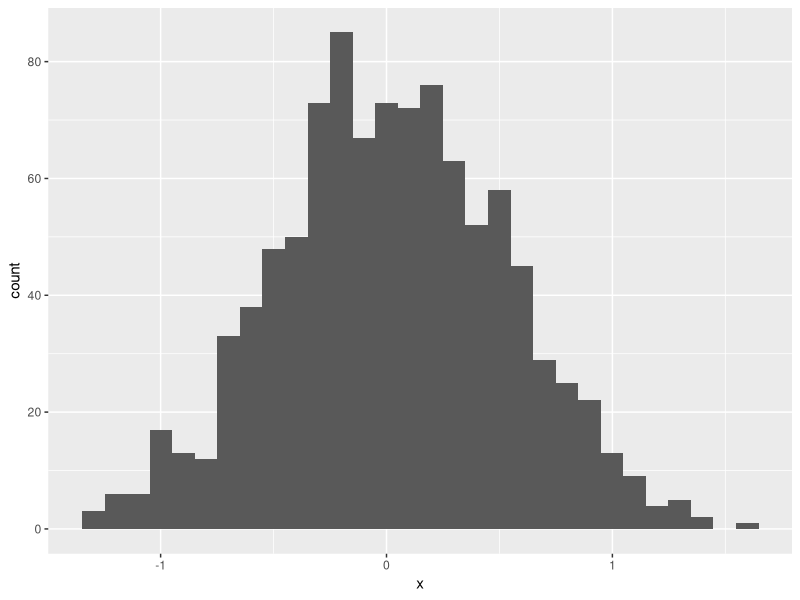
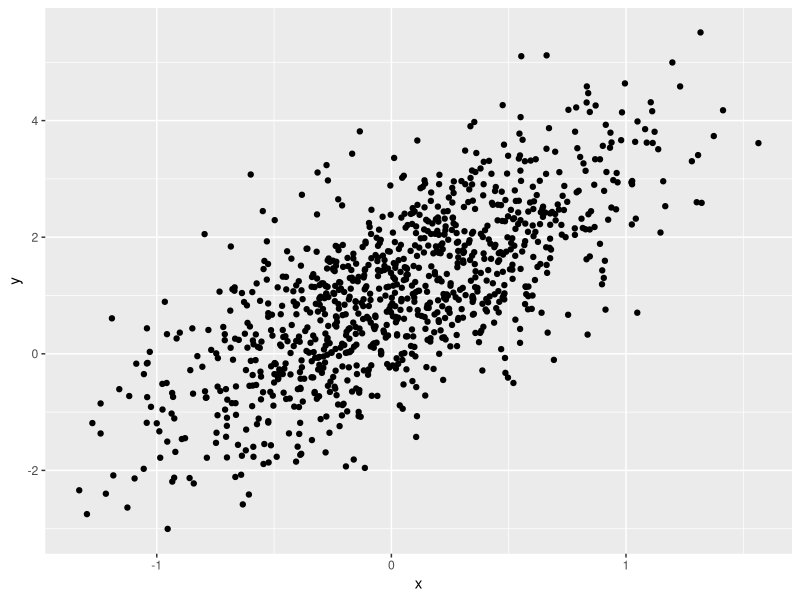
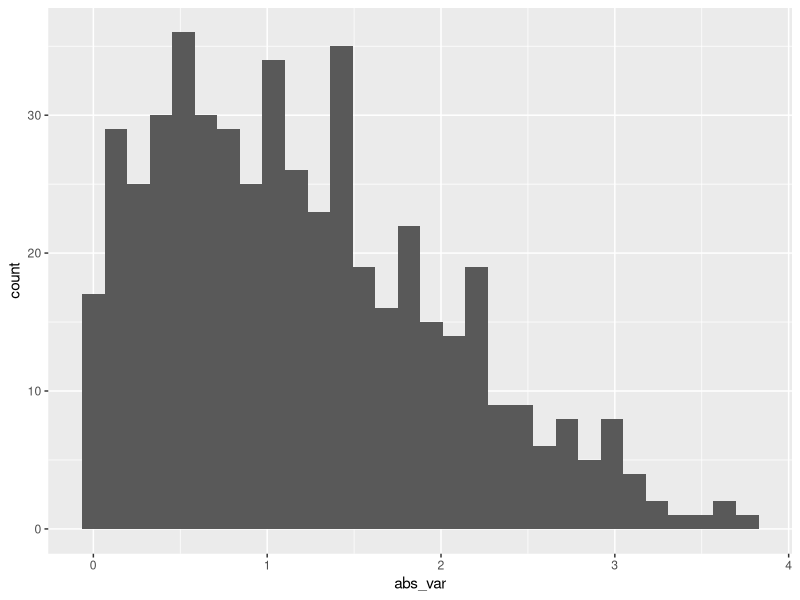

Here is the R script that generated these plots, in order:
## ---- chunk 1
library(tidyverse)
# echo hides code chunk, message = F hide the message/suggestions/flags
# eval = F means let the code do not run
## ---- chunk 2
samp = rnorm(100) #only codein ``` will run
length(samp)
## ---- chunk 3
plot_df = 
  tibble(
    x = rnorm(1000, sd = 0.5),
    y = 1 + 2*x + rnorm(1000)
  )

head(plot_df)
## ---- chunk 4
ggplot(plot_df, aes(x = x)) + geom_histogram()

ggplot(plot_df, aes(x = x, y = y)) + geom_point()
#echo = F meaning removing the code display in the html
## ---- chunk 5
la_df = tibble(
  num_var = rnorm(500, mean = 1),
  log_var = num_var > 0, # logical factor means T or F
  abs_var = abs(num_var)
)

ggplot(la_df, aes(x = abs_var)) + geom_histogram()
